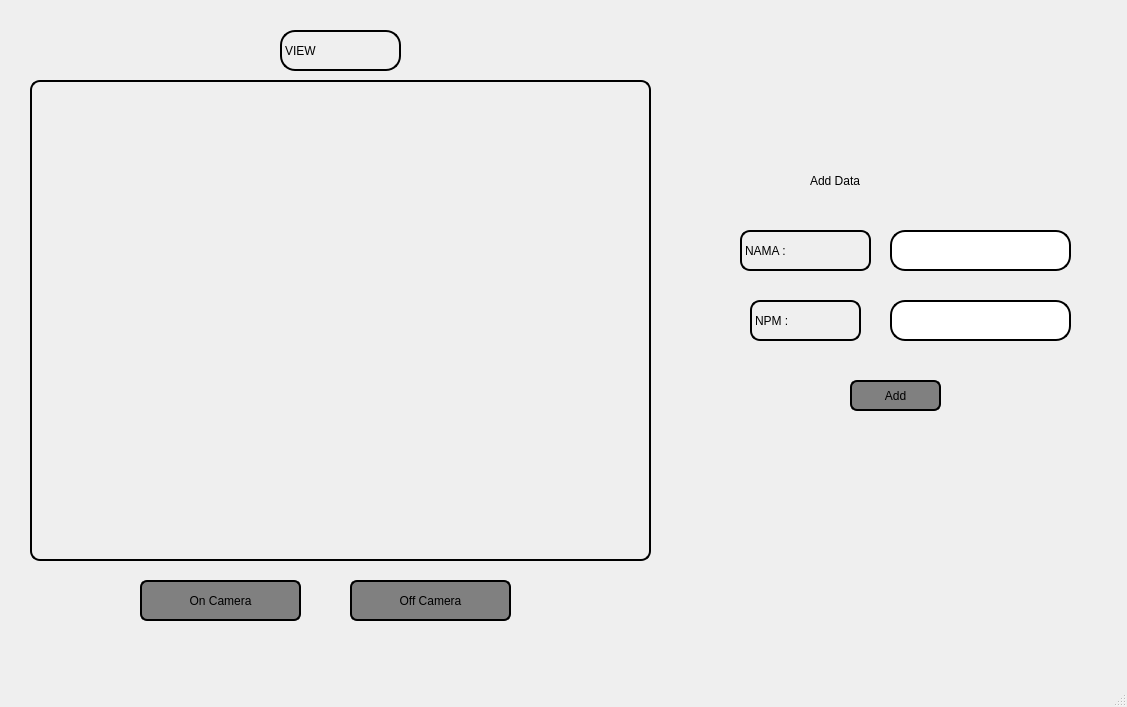
<?xml version="1.0" encoding="UTF-8"?>
<ui version="4.0">
 <class>MainWindow</class>
 <widget class="QMainWindow" name="MainWindow">
  <property name="geometry">
   <rect>
    <x>0</x>
    <y>0</y>
    <width>1127</width>
    <height>707</height>
   </rect>
  </property>
  <property name="windowTitle">
   <string>MainWindow</string>
  </property>
  <widget class="QWidget" name="centralwidget">
   <widget class="QLabel" name="label">
    <property name="geometry">
     <rect>
      <x>30</x>
      <y>80</y>
      <width>621</width>
      <height>481</height>
     </rect>
    </property>
    <property name="styleSheet">
     <string notr="true">border: 2px solid black;
border-radius: 10px;
</string>
    </property>
    <property name="text">
     <string/>
    </property>
   </widget>
   <widget class="QLabel" name="label_2">
    <property name="geometry">
     <rect>
      <x>280</x>
      <y>30</y>
      <width>121</width>
      <height>41</height>
     </rect>
    </property>
    <property name="styleSheet">
     <string notr="true">font: 24pt &quot;Arial&quot;;
border: 2px solid black;
border-radius: 15px;</string>
    </property>
    <property name="text">
     <string>VIEW</string>
    </property>
   </widget>
   <widget class="QPushButton" name="pushButton">
    <property name="geometry">
     <rect>
      <x>350</x>
      <y>580</y>
      <width>161</width>
      <height>41</height>
     </rect>
    </property>
    <property name="styleSheet">
     <string notr="true">font: 18pt &quot;Arial&quot;;
border: 2px solid black;
border-radius: 7px;
background-color: grey;</string>
    </property>
    <property name="text">
     <string>Off Camera</string>
    </property>
   </widget>
   <widget class="QPushButton" name="pushButton_2">
    <property name="geometry">
     <rect>
      <x>140</x>
      <y>580</y>
      <width>161</width>
      <height>41</height>
     </rect>
    </property>
    <property name="styleSheet">
     <string notr="true">font: 18pt &quot;Arial&quot;;
border: 2px solid black;
border-radius: 7px;
background-color: grey;</string>
    </property>
    <property name="text">
     <string>On Camera</string>
    </property>
   </widget>
   <widget class="QLineEdit" name="inputNewName">
    <property name="geometry">
     <rect>
      <x>890</x>
      <y>230</y>
      <width>181</width>
      <height>41</height>
     </rect>
    </property>
    <property name="styleSheet">
     <string notr="true">font: 24pt &quot;Arial&quot;;
border: 2px solid black;
border-radius: 15px;</string>
    </property>
   </widget>
   <widget class="QLineEdit" name="inputNewNpm">
    <property name="geometry">
     <rect>
      <x>890</x>
      <y>300</y>
      <width>181</width>
      <height>41</height>
     </rect>
    </property>
    <property name="styleSheet">
     <string notr="true">font: 24pt &quot;Arial&quot;;
border: 2px solid black;
border-radius: 15px;</string>
    </property>
   </widget>
   <widget class="QLabel" name="label_3">
    <property name="geometry">
     <rect>
      <x>740</x>
      <y>230</y>
      <width>131</width>
      <height>41</height>
     </rect>
    </property>
    <property name="styleSheet">
     <string notr="true">font: 20pt &quot;Arial&quot;;
border: 2px solid black;
border-radius: 10px;</string>
    </property>
    <property name="text">
     <string>NAMA :</string>
    </property>
   </widget>
   <widget class="QLabel" name="label_4">
    <property name="geometry">
     <rect>
      <x>750</x>
      <y>300</y>
      <width>111</width>
      <height>41</height>
     </rect>
    </property>
    <property name="styleSheet">
     <string notr="true">font: 20pt &quot;Arial&quot;;
border: 2px solid black;
border-radius: 10px;</string>
    </property>
    <property name="text">
     <string>NPM :</string>
    </property>
   </widget>
   <widget class="QPushButton" name="addButton">
    <property name="geometry">
     <rect>
      <x>850</x>
      <y>380</y>
      <width>91</width>
      <height>31</height>
     </rect>
    </property>
    <property name="styleSheet">
     <string notr="true">font: 18pt &quot;Arial&quot;;
border: 2px solid black;
border-radius: 7px;
background-color: grey;</string>
    </property>
    <property name="text">
     <string>Add</string>
    </property>
   </widget>
   <widget class="QLabel" name="label_5">
    <property name="geometry">
     <rect>
      <x>810</x>
      <y>160</y>
      <width>171</width>
      <height>41</height>
     </rect>
    </property>
    <property name="styleSheet">
     <string notr="true">font: 24pt &quot;Arial&quot;;</string>
    </property>
    <property name="text">
     <string>Add Data</string>
    </property>
   </widget>
  </widget>
  <widget class="QMenuBar" name="menubar">
   <property name="geometry">
    <rect>
     <x>0</x>
     <y>0</y>
     <width>1127</width>
     <height>26</height>
    </rect>
   </property>
  </widget>
  <widget class="QStatusBar" name="statusbar"/>
 </widget>
 <resources/>
 <connections/>
</ui>
